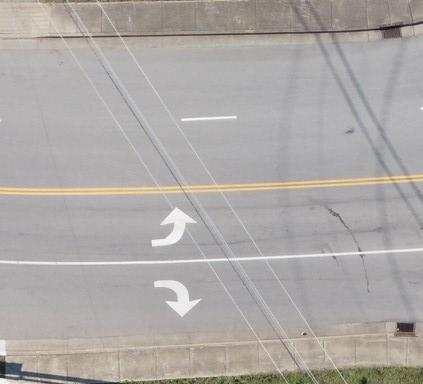
#> input picture sudoku.png, 423 x 384 px, found by its file name
$ jupyter execute H5V2.ipynb
#> lines starting #> are read from the running program, lines starting #| are printed output that depends on the picture
[cell 1]
import sys
import math
import cv2
import cv2 as cv
import numpy as np
def main(argv):

    img = cv2.imread("sudoku.png")
#> img is the input picture: shape (384, 423, 3); mean B, G, R 166, 168.9, 173.1
    default_file = 'sudoku.png'
    filename = argv[0] if len(argv) > 0 else default_file
    # Loads an image
    src = cv.imread("sudoku.png", cv.IMREAD_GRAYSCALE)
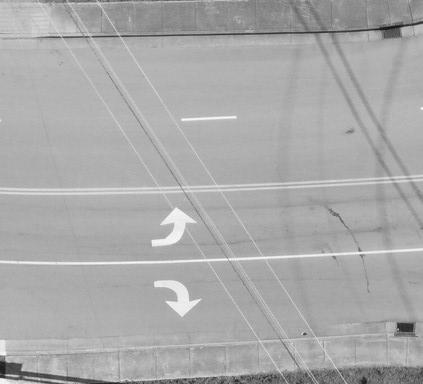
#> src: shape (384, 423); min 15, max 255, mean 169.9


    # Check if image is loaded fine
    if src is None:
        print ('Error opening image!')
        print ('Usage: hough_lines.py [image_name -- default ' + default_file + '] \n')
        return -1


    dst = cv.Canny(src, 50, 200, None, 3)
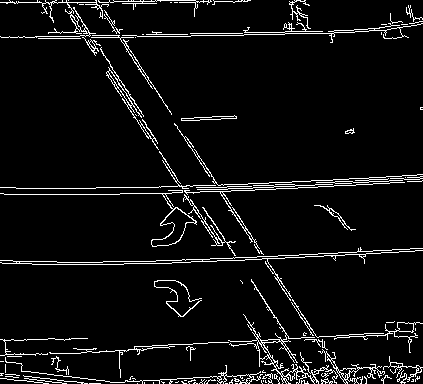
#> dst: shape (384, 423); 5.8% white in thin lines or dots

    # Copy edges to the images that will display the results in BGR
    cdst = cv.cvtColor(dst, cv.COLOR_GRAY2BGR)
#> cdst: shape (384, 423, 3); 5.8% white in thin lines or dots
    cdstP = np.copy(cdst)

    lines = cv.HoughLines(dst, 1, np.pi / 180, 150, None, 0, 0)
#> lines = 22 rows, first 8: [-82, 2.57], [37, 1.55], [-80, 2.57], [39, 1.55], [189, 1.55], [353, 1.52], [-51, 2.57], [-49, 2.57]

    if lines is not None:
        for i in range(0, len(lines)):
            rho = lines[i][0][0]
            theta = lines[i][0][1]
            a = math.cos(theta)
            b = math.sin(theta)
            x0 = a * rho
            y0 = b * rho
            pt1 = (int(x0 + 1000*(-b)), int(y0 + 1000*(a)))
            pt2 = (int(x0 - 1000*(-b)), int(y0 - 1000*(a)))
            cv.line(cdst, pt1, pt2, (0,0,255), 3, cv.LINE_AA)
#> this loop made 22 passes
#> (rho, theta, a, b, x0, y0, pt1, pt2) on passes 1 to 10: (-82, 2.57, -0.839, 0.545, 68.77, -44.66, (-475, -883), (613, 794)), (37, 1.55, 0.0175, 1, 0.646, 36.99, (-999, 54), (1000, 19)), (-80, 2.57, -0.839, 0.545, 67.09, -43.57, (-477, -882), (611, 795)), (39, 1.55, 0.0175, 1, 0.681, 38.99, (-999, 56), (1000, 21)), (189, 1.55, 0.0175, 1, 3.3, 189, (-996, 206), (1003, 171)), (353, 1.52, 0.0523, 0.999, 18.47, 352.5, (-980, 404), (1017, 300)), (-51, 2.57, -0.839, 0.545, 42.77, -27.78, (-501, -866), (587, 810)), (-49, 2.57, -0.839, 0.545, 41.09, -26.69, (-503, -865), (585, 811)), (265, 1.54, 0.0349, 0.999, 9.25, 264.8, (-990, 299), (1008, 229)), (272, 1.52, 0.0523, 0.999, 14.24, 271.6, (-984, 323), (1012, 219))
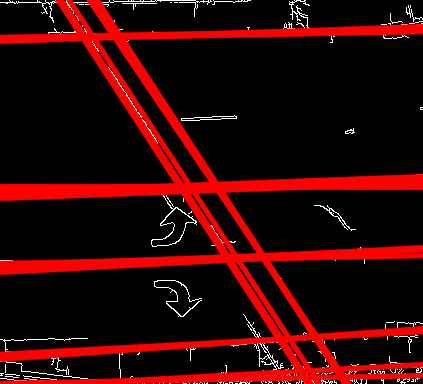
#> cdst: shape (384, 423, 3); mean B, G, R 4.3, 4.3, 49.9


    linesP = cv.HoughLinesP(dst, 1, np.pi / 180, 50, None, 50, 10)
#> linesP = 66 rows, first 6: [188, 139, 347, 383], [190, 146, 344, 382], [67, 38, 135, 37], [162, 160, 217, 245], [107, 71, 220, 245], [1, 37, 136, 35]

    if linesP is not None:
        for i in range(0, len(linesP)):
            l = linesP[i][0]
            cv.line(cdstP, (l[0], l[1]), (l[2], l[3]), (0,0,255), 3, cv.LINE_AA)
#> this loop made 66 passes
#> l on passes 1 to 12: [188, 139, 347, 383], [190, 146, 344, 382], [67, 38, 135, 37], [162, 160, 217, 245], [107, 71, 220, 245], [1, 37, 136, 35], [233, 257, 317, 254], [180, 344, 300, 338], [161, 263, 293, 257], [110, 382, 419, 366], [131, 261, 234, 258], [251, 281, 289, 338]
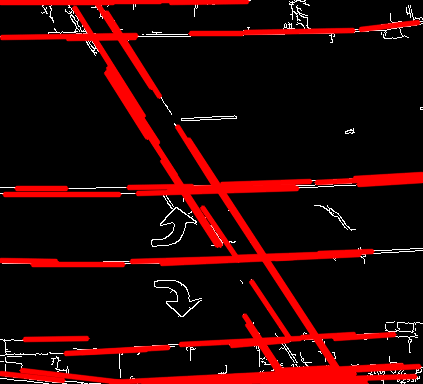
#> cdstP: shape (384, 423, 3); mean B, G, R 4.4, 4.4, 39.6

    cv.imshow("Source", src)
    cv.imshow("Detected Lines (in red) - Standard Hough Line Transform", cdst)
    cv.imshow("Detected Lines (in red) - Probabilistic Line Transform", cdstP)

    cv.waitKey()
    return 0

if __name__ == "__main__":
    main(sys.argv[1:])
